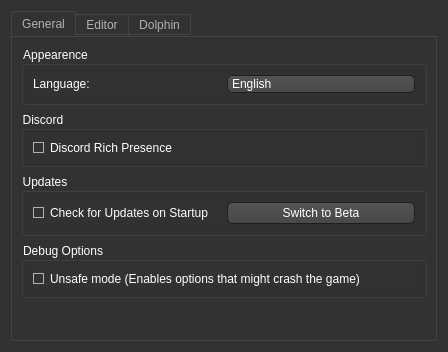
<?xml version="1.0" encoding="UTF-8"?>
<ui version="4.0">
 <class>Settings</class>
 <widget class="QDialog" name="Settings">
  <property name="windowModality">
   <enum>Qt::ApplicationModal</enum>
  </property>
  <property name="geometry">
   <rect>
    <x>0</x>
    <y>0</y>
    <width>443</width>
    <height>352</height>
   </rect>
  </property>
  <property name="windowTitle">
   <string>Settings</string>
  </property>
  <property name="styleSheet">
   <string notr="true">QToolTip
{
     border: 1px solid black;
     background-color: #ffa02f;
     padding: 1px;
     border-radius: 3px;
     opacity: 100;
}

QWidget
{
    color: white;
    background-color: #323232;
}

QWidget:item:hover
{
    background-color: QLinearGradient( x1: 0, y1: 0, x2: 0, y2: 1, stop: 0 #ffa02f, stop: 1 #ca0619);
    color: #000000;
}

QWidget:item:selected
{
    background-color: QLinearGradient( x1: 0, y1: 0, x2: 0, y2: 1, stop: 0 #ffa02f, stop: 1 #d7801a);
}

QMenuBar
{
	background: #242424;
}

QMenuBar::item
{
    background: transparent;
}

QMenuBar::item:selected
{
    background: transparent;
    border: 1px solid #ffaa00;
}

QMenuBar::item:pressed
{
    background: #444;
    border: 1px solid #000;
    background-color: QLinearGradient(
        x1:0, y1:0,
        x2:0, y2:1,
        stop:1 #212121,
        stop:0.4 #343434/*,
        stop:0.2 #343434,
        stop:0.1 #ffaa00*/
    );
    margin-bottom:-1px;
    padding-bottom:1px;
}

QMenu
{
    border: 1px solid #000;
}

QMenu::item
{
    padding: 2px 20px 2px 20px;
}

QMenu::item:selected
{
    color: #000000;
}

QWidget:disabled
{
    color: #404040;
    background-color: #323232;
}

QLineEdit
{
    background-color: QLinearGradient( x1: 0, y1: 0, x2: 0, y2: 1, stop: 0 #4d4d4d, stop: 0 #646464, stop: 1 #5d5d5d);
    padding: 1px;
    border-style: solid;
    border: 1px solid #1e1e1e;
    border-radius: 5;
}

QPushButton
{
    color: white;
    background-color: QLinearGradient( x1: 0, y1: 0, x2: 0, y2: 1, stop: 0 #565656, stop: 0.1 #525252, stop: 0.5 #4e4e4e, stop: 0.9 #4a4a4a, stop: 1 #464646);
    border-width: 1px;
    border-color: #1e1e1e;
    border-style: solid;
    border-radius: 6;
    padding: 3px;
    padding-left: 5px;
    padding-right: 5px;
}

QPushButton:pressed
{
    background-color: QLinearGradient( x1: 0, y1: 0, x2: 0, y2: 1, stop: 0 #2d2d2d, stop: 0.1 #2b2b2b, stop: 0.5 #292929, stop: 0.9 #282828, stop: 1 #252525);
}

QComboBox
{
    selection-background-color: #ffaa00;
    background-color: QLinearGradient( x1: 0, y1: 0, x2: 0, y2: 1, stop: 0 #565656, stop: 0.1 #525252, stop: 0.5 #4e4e4e, stop: 0.9 #4a4a4a, stop: 1 #464646);
    border-style: solid;
    border: 1px solid #1e1e1e;
    border-radius: 5;
	padding-left: 4px;
}

QComboBox:hover,QPushButton:hover
{
    border: 2px solid QLinearGradient( x1: 0, y1: 0, x2: 0, y2: 1, stop: 0 #ffa02f, stop: 1 #d7801a);
}


QComboBox:on
{
    background-color: QLinearGradient( x1: 0, y1: 0, x2: 0, y2: 1, stop: 0 #2d2d2d, stop: 0.1 #2b2b2b, stop: 0.5 #292929, stop: 0.9 #282828, stop: 1 #252525);
    selection-background-color: #ffaa00;
}

QComboBox QAbstractItemView
{
    border: 2px solid darkgray;
    selection-background-color: QLinearGradient( x1: 0, y1: 0, x2: 0, y2: 1, stop: 0 #ffa02f, stop: 1 #d7801a);
}

QComboBox::drop-down
{
     subcontrol-origin: padding;
     subcontrol-position: top right;
     width: 15px;

     border-left-width: 0px;
     border-left-color: darkgray;
     border-left-style: solid; /* just a single line */
     border-top-right-radius: 3px; /* same radius as the QComboBox */
     border-bottom-right-radius: 3px;
 }

QComboBox::down-arrow
{
     image: url(:images/images/down_arrow.png);
}

QGroupBox:focus
{
border: 2px solid QLinearGradient( x1: 0, y1: 0, x2: 0, y2: 1, stop: 0 #ffa02f, stop: 1 #d7801a);
}

QTextEdit:focus
{
    border: 2px solid QLinearGradient( x1: 0, y1: 0, x2: 0, y2: 1, stop: 0 #ffa02f, stop: 1 #d7801a);
}

QScrollBar:horizontal {
     border: 1px solid #222222;
     background: QLinearGradient( x1: 0, y1: 0, x2: 0, y2: 1, stop: 0.0 #121212, stop: 0.2 #282828, stop: 1 #484848);
     height: 7px;
     margin: 0px 16px 0 16px;
}

QScrollBar::handle:horizontal
{
      background: QLinearGradient( x1: 0, y1: 0, x2: 1, y2: 0, stop: 0 #ffa02f, stop: 0.5 #d7801a, stop: 1 #ffa02f);
      min-height: 20px;
      border-radius: 2px;
}

QScrollBar::add-line:horizontal {
      border: 1px solid #1b1b19;
      border-radius: 2px;
      background: QLinearGradient( x1: 0, y1: 0, x2: 1, y2: 0, stop: 0 #ffa02f, stop: 1 #d7801a);
      width: 14px;
      subcontrol-position: right;
      subcontrol-origin: margin;
}

QScrollBar::sub-line:horizontal {
      border: 1px solid #1b1b19;
      border-radius: 2px;
      background: QLinearGradient( x1: 0, y1: 0, x2: 1, y2: 0, stop: 0 #ffa02f, stop: 1 #d7801a);
      width: 14px;
     subcontrol-position: left;
     subcontrol-origin: margin;
}

QAbstractItemView
{
    background-color: #121212;
}

QScrollBar::right-arrow:horizontal, QScrollBar::left-arrow:horizontal
{
      border: 1px solid black;
      width: 1px;
      height: 1px;
      background: white;
}

QScrollBar::add-page:horizontal, QScrollBar::sub-page:horizontal
{
      background: none;
}

QScrollBar:vertical
{
      background: QLinearGradient( x1: 0, y1: 0, x2: 1, y2: 0, stop: 0.0 #121212, stop: 0.2 #282828, stop: 1 #484848);
      width: 7px;
      margin: 16px 0 16px 0;
      border: 1px solid #222222;
}

QScrollBar::handle:vertical
{
      background: QLinearGradient( x1: 0, y1: 0, x2: 0, y2: 1, stop: 0 #ffa02f, stop: 0.5 #d7801a, stop: 1 #ffa02f);
      min-height: 20px;
      border-radius: 2px;
}

QScrollBar::add-line:vertical
{
      border: 1px solid #1b1b19;
      border-radius: 2px;
      background: QLinearGradient( x1: 0, y1: 0, x2: 0, y2: 1, stop: 0 #ffa02f, stop: 1 #d7801a);
      height: 14px;
      subcontrol-position: bottom;
      subcontrol-origin: margin;
}

QScrollBar::sub-line:vertical
{
      border: 1px solid #1b1b19;
      border-radius: 2px;
      background: QLinearGradient( x1: 0, y1: 0, x2: 0, y2: 1, stop: 0 #d7801a, stop: 1 #ffa02f);
      height: 14px;
      subcontrol-position: top;
      subcontrol-origin: margin;
}

QScrollBar::up-arrow:vertical, QScrollBar::down-arrow:vertical
{
      border: 1px solid black;
      width: 1px;
      height: 1px;
      background: white;
}


QScrollBar::add-page:vertical, QScrollBar::sub-page:vertical
{
      background: none;
}

QTextEdit
{
    background-color: #242424;
	padding-left: 1px;
}

QPlainTextEdit
{
    background-color: #242424;
}

QHeaderView::section
{
    background-color: QLinearGradient(x1:0, y1:0, x2:0, y2:1, stop:0 #616161, stop: 0.5 #505050, stop: 0.6 #434343, stop:1 #656565);
    color: white;
    padding-left: 4px;
    border: 1px solid #6c6c6c;
}

QCheckBox:disabled
{
color: #414141;
}

QDockWidget::title
{
    text-align: center;
    spacing: 3px; /* spacing between items in the tool bar */
    background-color: QLinearGradient(x1:0, y1:0, x2:0, y2:1, stop:0 #323232, stop: 0.5 #242424, stop:1 #323232);
}

QDockWidget::close-button, QDockWidget::float-button
{
    text-align: center;
    spacing: 1px; /* spacing between items in the tool bar */
    background-color: QLinearGradient(x1:0, y1:0, x2:0, y2:1, stop:0 #323232, stop: 0.5 #242424, stop:1 #323232);
}

QDockWidget::close-button:hover, QDockWidget::float-button:hover
{
    background: #242424;
}

QDockWidget::close-button:pressed, QDockWidget::float-button:pressed
{
    padding: 1px -1px -1px 1px;
}

QMainWindow::separator
{
    background-color: QLinearGradient(x1:0, y1:0, x2:0, y2:1, stop:0 #161616, stop: 0.5 #151515, stop: 0.6 #212121, stop:1 #343434);
    color: white;
    padding-left: 4px;
    border: 1px solid #4c4c4c;
    spacing: 3px; /* spacing between items in the tool bar */
}

QMainWindow::separator:hover
{

    background-color: QLinearGradient(x1:0, y1:0, x2:0, y2:1, stop:0 #d7801a, stop:0.5 #b56c17 stop:1 #ffa02f);
    color: white;
    padding-left: 4px;
    border: 1px solid #6c6c6c;
    spacing: 3px; /* spacing between items in the tool bar */
}

QToolBar::handle
{
     spacing: 3px; /* spacing between items in the tool bar */
     background: url(:images/images/handle.png);
}

QMenu::separator
{
    height: 2px;
    background-color: QLinearGradient(x1:0, y1:0, x2:0, y2:1, stop:0 #161616, stop: 0.5 #151515, stop: 0.6 #212121, stop:1 #343434);
    color: white;
    padding-left: 4px;
    margin-left: 10px;
    margin-right: 5px;
}

QProgressBar
{
    border: 2px solid grey;
    border-radius: 5px;
    text-align: center;
}

QProgressBar::chunk
{
    background-color: #d7801a;
    width: 2.15px;
    margin: 0.5px;
}

QTabBar::tab {
    color: #b1b1b1;
    border: 1px solid #444;
    border-bottom-style: none;
    background-color: #323232;
    padding-left: 10px;
    padding-right: 10px;
    padding-top: 3px;
    padding-bottom: 2px;
    margin-right: -1px;
}

QTabWidget::pane {
    border: 1px solid #444;
    top: 1px;
}

QTabBar::tab:last
{
    margin-right: 0; /* the last selected tab has nothing to overlap with on the right */
    border-top-right-radius: 3px;
}

QTabBar::tab:first:!selected
{
 margin-left: 0px; /* the last selected tab has nothing to overlap with on the right */


    border-top-left-radius: 3px;
}

QTabBar::tab:!selected
{
    color: #b1b1b1;
    border-bottom-style: solid;
    margin-top: 3px;
    background-color: QLinearGradient(x1:0, y1:0, x2:0, y2:1, stop:1 #212121, stop:.4 #343434);
}

QTabBar::tab:selected
{
    border-top-left-radius: 3px;
    border-top-right-radius: 3px;
    margin-bottom: 0px;
}

QTabBar::tab:!selected:hover
{
    /*border-top: 2px solid #ffaa00;
    padding-bottom: 3px;*/
    border-top-left-radius: 3px;
    border-top-right-radius: 3px;
    background-color: QLinearGradient(x1:0, y1:0, x2:0, y2:1, stop:1 #212121, stop:0.4 #343434, stop:0.2 #343434, stop:0.1 #ffaa00);
}

QRadioButton::indicator:checked, QRadioButton::indicator:unchecked{
    color: #b1b1b1;
    background-color: #323232;
    border: 1px solid #b1b1b1;
    border-radius: 6px;
}

QRadioButton::indicator:checked
{
    background-color: qradialgradient(
        cx: 0.5, cy: 0.5,
        fx: 0.5, fy: 0.5,
        radius: 1.0,
        stop: 0.25 #ffaa00,
        stop: 0.3 #323232
    );
}

QCheckBox::indicator{
    color: #b1b1b1;
    background-color: #323232;
    border: 1px solid #b1b1b1;
    width: 9px;
    height: 9px;
}

QRadioButton::indicator
{
    border-radius: 6px;
}

QRadioButton::indicator:hover, QCheckBox::indicator:hover
{
    border: 1px solid #ffaa00;
}

QRadioButton:disabled
{
    background-color: #404040;
}


QCheckBox::indicator:checked
{
    image:url(:images/images/checkbox.png);
}

QCheckBox::indicator:disabled, QRadioButton::indicator:disabled
{
    border: 1px solid #444;
}

QWidget[error=&quot;true&quot;]
{
	border: 1px solid red;
}

QWidget[error=&quot;true&quot;]
{
	border: 1px solid red;
}</string>
  </property>
  <layout class="QVBoxLayout" name="verticalLayout">
   <item>
    <widget class="QTabWidget" name="MainWidget">
     <property name="currentIndex">
      <number>0</number>
     </property>
     <widget class="QWidget" name="Tab_General">
      <attribute name="title">
       <string>General</string>
      </attribute>
      <layout class="QVBoxLayout" name="verticalLayout_3">
       <item>
        <widget class="QGroupBox" name="Appearence">
         <property name="title">
          <string>Appearence</string>
         </property>
         <layout class="QVBoxLayout" name="verticalLayout_10">
          <item>
           <layout class="QHBoxLayout" name="LanguageLayout">
            <item>
             <widget class="QLabel" name="LanguageLabel">
              <property name="text">
               <string>Language:</string>
              </property>
             </widget>
            </item>
            <item>
             <widget class="QComboBox" name="LanguageBox">
              <item>
               <property name="text">
                <string notr="true">English</string>
               </property>
              </item>
              <item>
               <property name="text">
                <string notr="true">Français</string>
               </property>
              </item>
              <item>
               <property name="text">
                <string notr="true">Español</string>
               </property>
              </item>
              <item>
               <property name="text">
                <string notr="true">Deutsch</string>
               </property>
              </item>
              <item>
               <property name="text">
                <string notr="true">Italiano</string>
               </property>
              </item>
              <item>
               <property name="text">
                <string notr="true">日本</string>
               </property>
              </item>
              <item>
               <property name="text">
                <string notr="true">한국인</string>
               </property>
              </item>
             </widget>
            </item>
           </layout>
          </item>
         </layout>
        </widget>
       </item>
       <item>
        <widget class="QGroupBox" name="groupBox">
         <property name="title">
          <string notr="true">Discord</string>
         </property>
         <layout class="QVBoxLayout" name="verticalLayout_12">
          <item>
           <widget class="QCheckBox" name="Discord">
            <property name="text">
             <string>Discord Rich Presence</string>
            </property>
            <property name="checked">
             <bool>true</bool>
            </property>
           </widget>
          </item>
         </layout>
        </widget>
       </item>
       <item>
        <widget class="QGroupBox" name="Updates">
         <property name="title">
          <string>Updates</string>
         </property>
         <layout class="QHBoxLayout" name="horizontalLayout">
          <item>
           <widget class="QCheckBox" name="CheckForUpdates">
            <property name="text">
             <string>Check for Updates on Startup</string>
            </property>
            <property name="checked">
             <bool>true</bool>
            </property>
           </widget>
          </item>
          <item>
           <widget class="QPushButton" name="SwitchBeta">
            <property name="text">
             <string>Switch to Beta</string>
            </property>
           </widget>
          </item>
         </layout>
        </widget>
       </item>
       <item>
        <widget class="QGroupBox" name="Debug">
         <property name="title">
          <string>Debug Options</string>
         </property>
         <layout class="QVBoxLayout" name="verticalLayout_9">
          <item>
           <widget class="QCheckBox" name="UnsafeMode">
            <property name="enabled">
             <bool>true</bool>
            </property>
            <property name="text">
             <string>Unsafe mode (Enables options that might crash the game)</string>
            </property>
           </widget>
          </item>
         </layout>
        </widget>
       </item>
       <item>
        <spacer name="General_Spacer">
         <property name="orientation">
          <enum>Qt::Vertical</enum>
         </property>
         <property name="sizeHint" stdset="0">
          <size>
           <width>20</width>
           <height>40</height>
          </size>
         </property>
        </spacer>
       </item>
      </layout>
     </widget>
     <widget class="QWidget" name="tab">
      <attribute name="title">
       <string>Editor</string>
      </attribute>
      <layout class="QVBoxLayout" name="verticalLayout_11">
       <item>
        <widget class="QGroupBox" name="Rom">
         <property name="title">
          <string>Rom Settings</string>
         </property>
         <layout class="QVBoxLayout" name="verticalLayout_8">
          <item>
           <layout class="QHBoxLayout" name="Region">
            <item>
             <widget class="QLabel" name="RegionLabel">
              <property name="text">
               <string>Fallback Region (Used if rom region can't be determinded):</string>
              </property>
             </widget>
            </item>
            <item>
             <widget class="QComboBox" name="RegionBox">
              <property name="minimumSize">
               <size>
                <width>60</width>
                <height>20</height>
               </size>
              </property>
              <item>
               <property name="text">
                <string>U.S.</string>
               </property>
              </item>
              <item>
               <property name="text">
                <string>Europe</string>
               </property>
              </item>
              <item>
               <property name="text">
                <string>Japan</string>
               </property>
              </item>
              <item>
               <property name="text">
                <string>Korea</string>
               </property>
              </item>
             </widget>
            </item>
           </layout>
          </item>
          <item>
           <layout class="QHBoxLayout" name="RomLanguage">
            <item>
             <widget class="QLabel" name="label">
              <property name="text">
               <string>Rom Language:</string>
              </property>
             </widget>
            </item>
            <item>
             <widget class="QComboBox" name="RomLanguageBox"/>
            </item>
           </layout>
          </item>
          <item>
           <widget class="QCheckBox" name="RevertChanges">
            <property name="text">
             <string>Remove changes from Changes.ini when reverting changes</string>
            </property>
            <property name="checked">
             <bool>true</bool>
            </property>
           </widget>
          </item>
         </layout>
        </widget>
       </item>
       <item>
        <widget class="QGroupBox" name="SongEditor">
         <property name="title">
          <string>Song Editor</string>
         </property>
         <layout class="QVBoxLayout" name="verticalLayout_4">
          <item>
           <widget class="QCheckBox" name="SongScoreCheckbox">
            <property name="text">
             <string>Load Song and Score separately</string>
            </property>
           </widget>
          </item>
          <item>
           <widget class="QCheckBox" name="RapperFix">
            <property name="text">
             <string>Add the Rapper Crash fix to Gecko codes</string>
            </property>
            <property name="checked">
             <bool>true</bool>
            </property>
           </widget>
          </item>
          <item>
           <widget class="QCheckBox" name="Normalize">
            <property name="text">
             <string>Normalize Midi (Makes Midis more Wii Music friendly)</string>
            </property>
           </widget>
          </item>
         </layout>
        </widget>
       </item>
       <item>
        <spacer name="verticalSpacer">
         <property name="orientation">
          <enum>Qt::Vertical</enum>
         </property>
         <property name="sizeHint" stdset="0">
          <size>
           <width>20</width>
           <height>40</height>
          </size>
         </property>
        </spacer>
       </item>
      </layout>
     </widget>
     <widget class="QWidget" name="Tab_Dolphin">
      <attribute name="title">
       <string notr="true">Dolphin</string>
      </attribute>
      <layout class="QVBoxLayout" name="verticalLayout_2">
       <item>
        <widget class="QGroupBox" name="DolphinPath_Title">
         <property name="title">
          <string>Dolphin Path</string>
         </property>
         <layout class="QVBoxLayout" name="verticalLayout_5">
          <item>
           <widget class="QLabel" name="DolphinPath_Label">
            <property name="font">
             <font>
              <pointsize>8</pointsize>
             </font>
            </property>
            <property name="styleSheet">
             <string notr="true">QLabel
{
padding: 1px;
border: 1px solid;
border-color: #1e1e1e;
background-color: #242424;
padding-top: 6px;
padding-bottom: 6px;
}</string>
            </property>
            <property name="text">
             <string>No Specified Path</string>
            </property>
           </widget>
          </item>
          <item>
           <widget class="QPushButton" name="DolphinPath_Browse">
            <property name="text">
             <string>Browse</string>
            </property>
           </widget>
          </item>
         </layout>
        </widget>
       </item>
       <item>
        <widget class="QGroupBox" name="DolphinSave_Title">
         <property name="title">
          <string>Dolphin Save Path</string>
         </property>
         <layout class="QVBoxLayout" name="verticalLayout_6">
          <item>
           <widget class="QLabel" name="DolphinSave_Label">
            <property name="font">
             <font>
              <pointsize>8</pointsize>
             </font>
            </property>
            <property name="styleSheet">
             <string notr="true">QLabel
{
padding: 1px;
border: 1px solid;
border-color: #1e1e1e;
background-color: #242424;
padding-top: 6px;
padding-bottom: 6px;
}</string>
            </property>
            <property name="text">
             <string>Default Path</string>
            </property>
           </widget>
          </item>
          <item>
           <layout class="QHBoxLayout" name="DolphinSave_Buttons">
            <item>
             <widget class="QPushButton" name="DolphinSave_Browse">
              <property name="text">
               <string>Browse</string>
              </property>
             </widget>
            </item>
            <item>
             <widget class="QPushButton" name="DolphinSave_Default">
              <property name="text">
               <string>Set as Default</string>
              </property>
             </widget>
            </item>
           </layout>
          </item>
         </layout>
        </widget>
       </item>
       <item>
        <widget class="QGroupBox" name="Dolphin_Geckocodes_Title">
         <property name="title">
          <string>Gecko Codes</string>
         </property>
         <layout class="QVBoxLayout" name="verticalLayout_7">
          <item>
           <widget class="QCheckBox" name="Dolphon_Geckocodes">
            <property name="text">
             <string>Copy Gecko codes to Dolphin save directory</string>
            </property>
            <property name="checked">
             <bool>true</bool>
            </property>
           </widget>
          </item>
          <item>
           <widget class="QCheckBox" name="DolphinEnableCheats">
            <property name="text">
             <string>Force Enable Cheats when launching Dolphin</string>
            </property>
            <property name="checked">
             <bool>true</bool>
            </property>
           </widget>
          </item>
         </layout>
        </widget>
       </item>
       <item>
        <spacer name="Tab_Dolphin_Spacer">
         <property name="orientation">
          <enum>Qt::Vertical</enum>
         </property>
         <property name="sizeHint" stdset="0">
          <size>
           <width>20</width>
           <height>40</height>
          </size>
         </property>
        </spacer>
       </item>
      </layout>
     </widget>
    </widget>
   </item>
  </layout>
 </widget>
 <resources>
  <include location="../res/resources.qrc"/>
 </resources>
 <connections/>
</ui>
